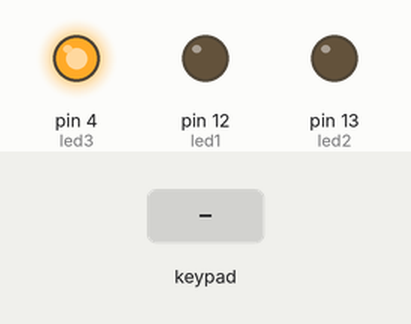
Simulated run of this sketch. Board: Arduino Uno, built with avr-gcc and run on an emulated ATmega328P. Parts: output pins drawn as LEDs (lit = HIGH). The test bench sets the inputs (shaded band). What the sketch prints to the serial monitor is not drawn.

Above: at 1.2 s.
1.3 s: keypad keys 0 2 3 8 9 3 3 pressed 0.4 s apart
5.6 s: key '*' pressed
7.1 s: key '#' pressed
8.6 s: keypad keys 0 2 3 8 9 3 3 # pressed 0.4 s apart
Timing chart, 0 to 11.6 s (numbered marks = the images above; inputs shaded):
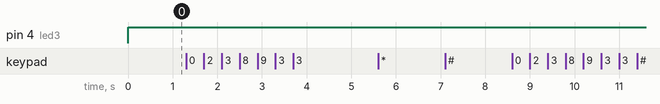

The sketch:

hexpad.ino
```cpp
#include <Keypad.h>
//needs library called "keypad" by Mark Stanley, Alexander Brevig
//to download go to Tools > Manage libraries

const byte ROWS = 4;
const byte COLS = 3;

int led1 = 12;
int led2 = 13;
int led3 = 4;
int counter = 0;

String codeString;
String correctString = "0238933";

char code[5];

char keys[ROWS][COLS] = {
  {'1','2','3'},
  {'4','5','6'},
  {'7','8','9'},
  {'*','0','#'}
};

byte rowPins[ROWS] = {5,6,7,8};
byte colPins[COLS] = {9,10,11};


Keypad keypad = Keypad( makeKeymap(keys), rowPins, colPins, ROWS, COLS );

void setup(){
  Serial.begin(9600);
   pinMode(led1, OUTPUT);
   pinMode(led2, OUTPUT);
   pinMode(led3, OUTPUT);
}

void loop(){
  char key = keypad.getKey();
    // just print the pressed key
   if (key){
    Serial.println(key);
    counter++;
    code[counter] = key;
    codeString = codeString + code[counter];
    Serial.println(codeString);
    digitalWrite(led1, LOW);
    digitalWrite(led2, HIGH);
    digitalWrite(led3, LOW);
  }

  if (codeString == correctString){
    digitalWrite(led1, HIGH);
    digitalWrite(led2, LOW);
    digitalWrite(led3, LOW);
    Serial.println("CORRECT!");
  }

  if(codeString.length() >= correctString.length() && codeString != correctString){
    digitalWrite(led1, LOW);
    digitalWrite(led2, HIGH);
    digitalWrite(led3, LOW);
    Serial.println("error!");
    codeString = "";
    }

    else{
    digitalWrite(led1, LOW);
    digitalWrite(led2, LOW);
    digitalWrite(led3, HIGH);
      }


}
```
